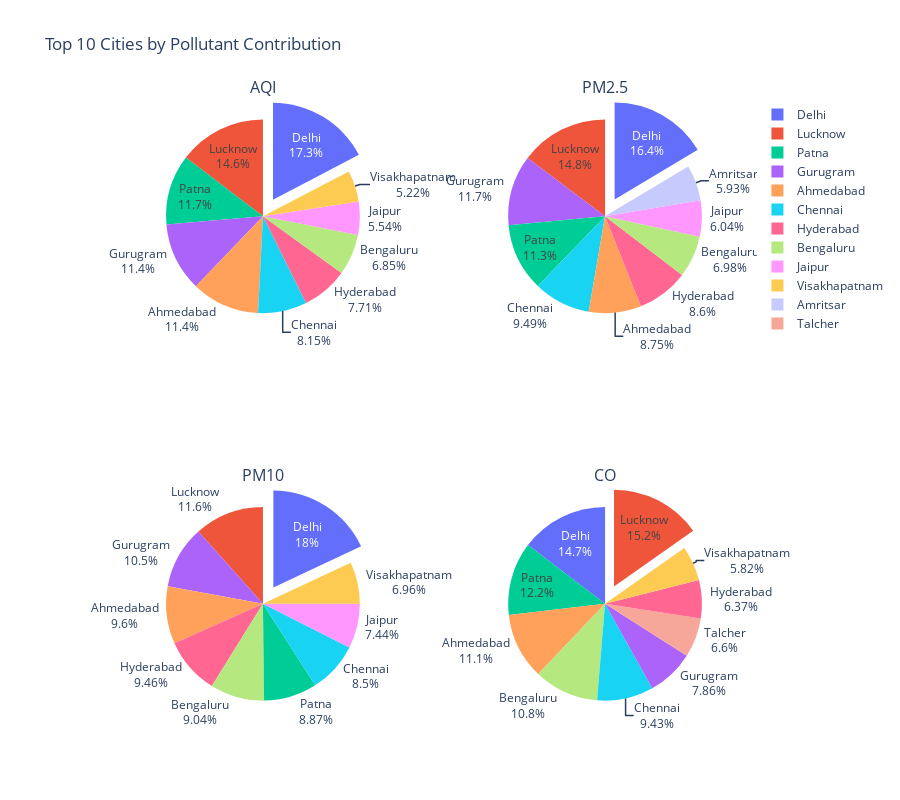

This figure's notebook cell:
### Markdown cell above
Across all feature selection techniques, the three key pollutants contributing most significantly to AQI are PM2.5, PM10, and CO.

### Code cell
import math
import plotly.subplots as sp
import plotly.graph_objects as go

cols = ["AQI", "PM2.5", "PM10", "CO"]

n = len(cols)
rows = math.ceil(n / 2)

fig = sp.make_subplots(
    rows=rows,
    cols=2,
    specs=[[{"type": "domain"}, {"type": "domain"}] for _ in range(rows)],
    subplot_titles=cols,
)

row, col = 1, 1
for c in cols:
    x = city_day.groupby("City")[c].sum().sort_values(ascending=False).reset_index()
    top_cities = x[:10]

    fig.add_trace(
        go.Pie(
            labels=top_cities["City"],
            values=top_cities[c],
            name=c,
            pull=[0.2] + [0] * (len(top_cities) - 1),
            textinfo="label+percent",
        ),
        row=row,
        col=col,
    )

    if col == 1:
        col = 2
    else:
        row += 1
        col = 1

fig.update_layout(
    title_text="Top 10 Cities by Pollutant Contribution",
    height=400 * rows,
    width=900,
)

fig.show()

### Figure 1 — Plotly figure (JSON) as saved in the notebook; plotly's stock layout.template omitted (floating-point values rounded to 4 significant figures)
{"data": [{"domain": {"x": [0, 0.45], "y": [0.625, 1]}, "labels": ["Delhi", "Lucknow", "Patna", "Gurugram", "Ahmedabad", "Chennai", "Hyderabad", "Bengaluru", "Jaipur", "Visakhapatnam"], "name": "AQI", "pull": [0.2, 0, 0, 0, 0, 0, 0, 0, 0, 0], "textinfo": "label+percent", "type": "pie", "values": [456477, 385484, 308660, 301291, 299193, 214364, 202932, 180148, 145770, 137323]}, {"domain": {"x": [0.55, 1], "y": [0.625, 1]}, "labels": ["Delhi", "Lucknow", "Gurugram", "Patna", "Chennai", "Ahmedabad", "Hyderabad", "Bengaluru", "Jaipur", "Amritsar"], "name": "PM2.5", "pull": [0.2, 0, 0, 0, 0, 0, 0, 0, 0, 0], "textinfo": "label+percent", "type": "pie", "values": [160500.0, 144200.0, 114800.0, 110500.0, 92790.0, 85520.0, 84020.0, 68190.0, 59020.0, 58000.0]}, {"domain": {"x": [0, 0.45], "y": [0, 0.375]}, "labels": ["Delhi", "Lucknow", "Gurugram", "Ahmedabad", "Hyderabad", "Bengaluru", "Patna", "Chennai", "Jaipur", "Visakhapatnam"], "name": "PM10", "pull": [0.2, 0, 0, 0, 0, 0, 0, 0, 0, 0], "textinfo": "label+percent", "type": "pie", "values": [323000.0, 207900.0, 187700.0, 171900.0, 169400.0, 161800.0, 158800.0, 152300.0, 133300.0, 124600.0]}, {"domain": {"x": [0.55, 1], "y": [0, 0.375]}, "labels": ["Lucknow", "Delhi", "Patna", "Ahmedabad", "Bengaluru", "Chennai", "Gurugram", "Talcher", "Hyderabad", "Visakhapatnam"], "name": "CO", "pull": [0.2, 0, 0, 0, 0, 0, 0, 0, 0, 0], "textinfo": "label+percent", "type": "pie", "values": [2621.0, 2521.0, 2096.0, 1903.0, 1857, 1622.0, 1353.0, 1135.0, 1097.0, 1001.0]}], "layout": {"annotations": [{"font": {"size": 16}, "showarrow": false, "text": "AQI", "x": 0.225, "xanchor": "center", "xref": "paper", "y": 1, "yanchor": "bottom", "yref": "paper"}, {"font": {"size": 16}, "showarrow": false, "text": "PM2.5", "x": 0.775, "xanchor": "center", "xref": "paper", "y": 1, "yanchor": "bottom", "yref": "paper"}, {"font": {"size": 16}, "showarrow": false, "text": "PM10", "x": 0.225, "xanchor": "center", "xref": "paper", "y": 0.375, "yanchor": "bottom", "yref": "paper"}, {"font": {"size": 16}, "showarrow": false, "text": "CO", "x": 0.775, "xanchor": "center", "xref": "paper", "y": 0.375, "yanchor": "bottom", "yref": "paper"}], "height": 800, "title": {"text": "Top 10 Cities by Pollutant Contribution"}, "width": 900}}
